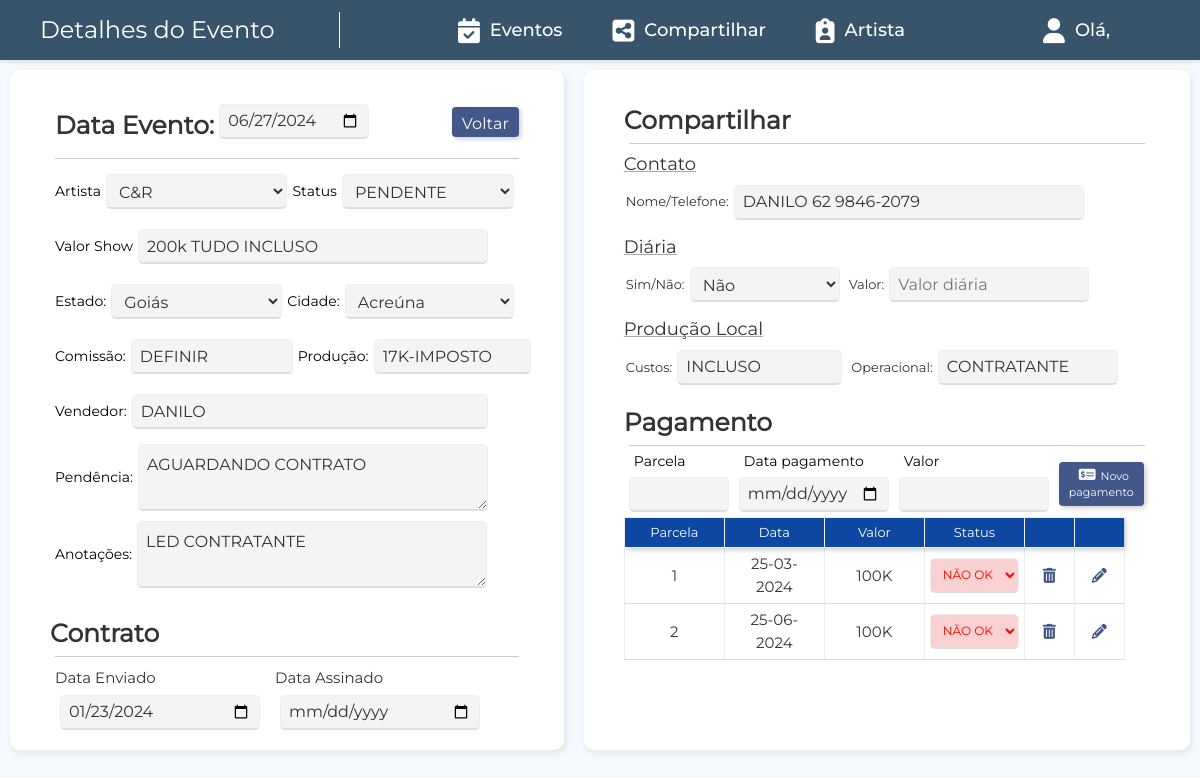
Screenshot of /eventos/evento_detalhe/32 with the database file from the repository.
### eventos/models.py (models this page shows, shortened)
class AgendarEvento(models.Model):
    TIPO_DIARIA = [('S', 'Sim'), ('N', 'Não')]
    data_evento = models.DateField(blank=False,null=False)
    artista = models.ForeignKey(Artista, on_delete= models.PROTECT)
    estado = models.ForeignKey(Estado, on_delete= models.PROTECT)
    uf = models.CharField(max_length=2, blank=True,null=True)
    cidade = models.CharField(max_length=100, blank=False,null=False)
    comissao = models.CharField(max_length=255, blank=True,null=True)
    producao = models.CharField(max_length=255, blank=True,null=True)
    valor_show = models.TextField()
    nome_vendedor =  models.CharField(max_length=100, blank=True,null=True)
    status = models.ForeignKey(DescricaoStatus, on_delete=models.PROTECT)
    data_enviado = models.DateField(blank=True,null=True)
    data_assinado = models.DateField(blank=True,null=True)
    diaria = models.CharField(max_length=1, choices=TIPO_DIARIA, blank=True, null=True)
    valor_diaria = models.CharField(max_length=255, blank=True,null=True)
    contato_nome_tel = models.CharField(max_length=255, blank=True,null=True)
    custos = models.CharField(max_length=255, blank=True,null=True)
    operacional = models.CharField(max_length=255, blank=True,null=True)
    obs = models.TextField(blank=True,null=True)
    anotacoes = models.TextField(blank=True,null=True)
    class Meta:
        verbose_name = 'Evento'
        verbose_name_plural = 'Eventos'

class Artista(models.Model):
    nome_artista = models.CharField(max_length=255, blank=False,null=False)
    nome_social = models.CharField(max_length=255, blank=True,null=True)
    telefone = models.CharField(max_length=17, blank=True)
    class Meta:
        verbose_name = 'Artista'
        verbose_name_plural = 'Artistas'

class DescricaoStatus(models.Model):
    descricao = models.CharField(max_length=255, blank=False,null=False)
    class Meta:
        verbose_name = 'Descrição de Status'
        verbose_name_plural = 'Descrição de Status'

class Estado(models.Model):
    estado = models.CharField(max_length=255)
    sigla = models.CharField(max_length=2)
    cidades = models.TextField()  # Campo para armazenar as cidades em formato de lista
    class Meta:
        verbose_name = 'Estado'
        verbose_name_plural = 'Estado'

class Pagamentos(models.Model):
    evento = models.ForeignKey(AgendarEvento, on_delete=models.CASCADE)
    semana = models.CharField(max_length=255, blank=False,null=False)
    data_pagamento = models.DateField(blank=True,null=False)
    valor = models.CharField(max_length=255, blank=False,null=False)
    pagamento_status = models.CharField(max_length=255, blank=False,null=False)
    class Meta:
        verbose_name = 'Pagamento'
        verbose_name_plural = 'Pagamentos'

### eventos/views.py (the view, shortened to what this page needs)
# urls.py: path('evento_detalhe/<int:pk>', views.AgendarEventosDetailView.as_view(), name ='evento_detalhe'),
class AgendarEventosDetailView(DetailView):
    model = AgendarEvento
    template_name = 'eventos_detalhe.html'
    success_url = '/eventos/evento_detalhe/'
    def get_context_data(self, **kwargs):
        context = super().get_context_data(**kwargs)
        context['form'] = AgendarEventoForms(instance =self.get_object())
        context['form1'] = PagamentosForms()
        context['pagamentos'] = Pagamentos.objects.filter(evento=self.get_object())
        context['status'] = DescricaoStatus.objects.filter()
        context['estados'] = Estado.objects.filter()
        context['status_diaria'] = AgendarEvento.TIPO_DIARIA
        context['artistas'] = Artista.objects.all()
        context['source_page'] = self.request.GET.get('source_page')
        return context

### eventos/templates/eventos_detalhe.html (shortened to what this page needs)
{% extends "base.html" %}
{% block content %}
{% load static %}
<head>
  <link href="{% static 'eventos/css/evento_detalhe.css' %}" rel="stylesheet" />
  <span style="display: none;">{% block page %}Detalhes do Evento{% endblock %}</span>
</head>
<body>
  <div class="tables">
    <div class="resultado-grid" id="evento_edit">
      <div class="resultado-card">
        <div style="display: flex; justify-content: space-between;">
          <div class="container-field">
            <h3>Data Evento:</h3>
            <input type="date" name="data_evento" placeholder="data_evento" title="data_evento" value="{{ object.data_evento|date:'Y-m-d'}}" style="width: 150px;">
          </div>
          <a href="{% if source_page %}{% url source_page %}{% else %}{% url 'listar_eventos' %}{% endif %}"
            class="btn">Voltar</a>
        </div>
        <hr class="custom-divider">
        <div class="container-field" >
            Artista
            <select name="artista" id="" style="width: 190px;">
              {% for artista in artistas %}
              <option value="{{artista.pk}}" {% if artista.pk == object.artista_id %}selected{% endif %}>{{artista.nome_social}}</option>
              {% endfor %}
            </select>
            Status
            <select name="status" style="width: 180px;">
              {% for tipo in status %}
              <option value="{{ tipo.pk }}" {% if tipo.pk == object.status_id %}selected{% endif %}>{{tipo.descricao}}</option>
              {% endfor %}
            </select>
        </div>
        <div class="container-field">
          Valor Show
          <input type="text" name="valor_show" placeholder="valor_show" title="valor_show" value="{{ object.valor_show}}" style="width: 350px;">
        </div>
        <div class="container-field">
          Estado:
          <select name="estado" id="id_estado" style="width: 180px;">
            {% for estado in estados %}
            <option value="{{estado.id}}" {% if estado.id == object.estado_id %}selected{% endif %}>{{estado.estado}}</option>
            {% endfor %}
          </select>
          Cidade:
          <select name="cidade" id="id_cidade" style="width: 178px;">
            <option value="{{object.cidade}}">{{object.cidade}}</option>
          </select>
        </div>
        <div class="container-field">
          Comissão:
          <input type="text" name="comissao" placeholder="Comissao" title="comissao" value="{{ object.comissao|default:'' }}" style="width: 162px;">
          Produção:
          <input type="text" name="producao" placeholder="Producao" title="producao" value="{{ object.producao|default:'' }}" style="width: 157px;">
        </div>
        <div class="container-field">
          Vendedor:
          <input type="text" name="nome_vendedor" placeholder="Vendedor" title="Vendedor"
            value="{{ object.nome_vendedor|default:"" }}" style="width: 356px">
        </div>
        <div class="container-field">
          Pendência:
          <textarea type="text" name="obs" placeholder="Pendência" title="Pendência"
            style="width: 350px">{{ object.obs }}</textarea>
        </div>
        <div class="container-field">
          Anotações:
          <textarea type="text" name="anotacoes" placeholder="Anotações" title="Anotações"
            style="width: 350px">{{ object.anotacoes }}</textarea>
        </div>
        <div class="container-field">
        </div>
        <div>
          <h3>Contrato</h3>
          <hr class="custom-divider">
          <div class="contato-container">
            <div class="card-header">
              Data Enviado
              <input type="date" name="data_enviado" placeholder="Data Enviado" title="Data"
                value="{{ object.data_enviado|date:'Y-m-d' }}" style="width: 200px;">
            </div>
            <div class="card-header">
              Data Assinado
              <input type="date" name="data_assinado" placeholder="Data Assinado" title="Data"
                value="{{ object.data_assinado|date:'Y-m-d' }}" style="width: 200px;">
            </div>
          </div>
        </div>
      </div>
    </div>
    <div class="resultado-grid" id="evento_edit">
      <div>
        <h3>Compartilhar</h3>
        <hr class="custom-divider">
        <h4>Contato</h4>
        <div class="contato-container">
          <div class="card-share">
            Nome/Telefone:
            <input type="text" name="contato_nome_tel" placeholder="Nome/telefone" title="nome_telefone"
              value="{{object.contato_nome_tel|default:""}}" style="width: 350px;">
          </div>
        </div>
        <h4>Diária</h4>
        <div class="contato-container">
          <div class="card-share">
            Sim/Não:
            <select name="diaria" style="width: auto;">
              {% for tipo, descricao in status_diaria %}
              <option value="{{tipo}}" {% if tipo == object.diaria %}selected{% endif %}>{{descricao}}</option>
              {% endfor %}
            </select>
          </div>
          <div class="card-share">
            Valor:
            <input type="text" name="valor_diaria" placeholder="Valor diária" title="valor"
              value="{{object.valor_diaria|default:''}}" style="width: 200px;">
          </div>
        </div>
        <h4>Produção Local</h4>
        <div class="contato-container">
          <div class="card-share">
            Custos:
            <input type="text" name="custos" placeholder="Custos" title="custos" value="{{object.custos|default:''}}"
              style="width: 165px;">
          </div>
          <div class="card-share">
            Operacional:
            <input type="text" name="operacional" placeholder="Operacional" title="operacional"
              value="{{object.operacional|default:''}}" style="width: 180px;">
          </div>
        </div>
      </div>
      <h3>Pagamento</h3>
      <hr class="custom-divider">
      <div class="container-field" style="padding: 0; margin: 0 auto;">
        <form action="{% url 'evento_detalhe' pk=object.pk %}" method="POST" onsubmit="return validarForm()"
          style="display: flex;">
          <div style="display: flex; flex-direction: column;">
            <label for="{{ form1.semana.id_for_label }}" style="margin-left: 10px;">Parcela</label>
            <input type="text" id="form1.semana" name="semana" style="width: 100px;" class="obrigatorio">
          </div>
          <div style="display: flex; flex-direction: column;">
            <label for="{{ form1.data_pagamento.id_for_label }}" style="margin-left: 10px;">{{ form1.data_pagamento.label }}</label>
            <input type="date" id="form1.data_pagamento" name="data_pagamento" class="obrigatorio">
          </div>
          <div style="display: flex; flex-direction: column;">
            <label for="{{ form1.valor.id_for_label }}" style="margin-left: 10px;">{{ form1.valor.label }}</label>
            <input type="text" id="form1.valor" name="valor" class="obrigatorio">
          </div>
          <button class="btn" type="submit" style="height: auto; font-size: 11px;">
            <i class="fa-solid fa-money-check-dollar"></i>Novo<br> pagamento
          </button>
        </form>
      </div>
      <div class="table-container">
        <table class="table-pagamentos" id="table-distance">
          <thead>
            <tr class="title">
              <th>Parcela</th>
              <th>Data</th>
              <th>Valor</th>
              <th style="min-width: 50px;">Status</th>
              <th style="min-width: 50px;"></th>
              <th style="min-width: 50px;"></th>
            </tr>
          </thead>
          <tbody>
            {% if pagamentos %}
            {% for pagamento in pagamentos %}
            <tr>
              <td style="text-align: center;">{{pagamento.semana}}</td>
              <td style="text-align: center;">{{pagamento.data_pagamento|date:'d-m-Y'}}</td>
              <td style="text-align: center;">{{pagamento.valor}}</td>
              <td style="text-align: center; padding: 0">
                <select name="pagamento_status" id="pagamento_status_{{pagamento.id}}"
                        data-pagamento-id="{{pagamento.id}}"
                        class="{% if pagamento.pagamento_status == '1' %}ok{% elif pagamento.pagamento_status == '2' %}notok{% endif %}"
                        style="min-width: 30px; font-size: 12px;">
                  <option value="2" {% if pagamento.pagamento_status == "2"%}selected{% endif %}>NÃO OK</option>
                </select>
              </td>
              <td style="padding: 2px 0; text-align: center;">
                <button class="btn-icone excluir" data-pagamento-id="{{ pagamento.pk }}" style="padding: 5px;">
                  <i class="fa-solid fa-trash-can"></i>
                </button>
              </td>
              <td style="padding: 2px 0; text-align: center;">
                <button class="btn-icone editar" data-pagamento-id="{{ pagamento.pk }}" style="padding: 5px;">
                  <i class="fa-solid fa-pencil"></i>
                </button>
              </td>
            </tr>
            {% endfor %}
            {% else %}
            <tr>
              <td colspan="6">Sem pagamentos</td>
            </tr>
            {% endif %}
          </tbody>
        </table>
      </div>
    </div>
  </div>
</body>
{% endblock content %}

### templates/base.html (shortened to what this page needs)
<!DOCTYPE html>
<html>
<head>
    <link rel="stylesheet" href="https://cdnjs.cloudflare.com/ajax/libs/font-awesome/6.2.0/css/all.min.css">
    <link href="https://cdn.jsdelivr.net/npm/bootstrap@5.3.0/dist/css/bootstrap.min.css" rel="stylesheet">
    {% load static %}
    <link href="{% static '/geral/css/custom-fonts.css' %}" rel="stylesheet">
    <link href="{% static '/geral/css/base.css' %}" rel="stylesheet" />
</head>
<body>
    <div class="page">
        <div class="description-container">
            <span class="page-description">{% block page %}Eventos{% endblock %}</span>
        </div>
        <div class="page-menu">
              <a href="/eventos/listar_eventos/" class="menu__link">
                <i class="fa-solid fa-calendar-check"></i>
                Eventos
              </a>
              <a href="/eventos/compartilhar/" class="menu__link">
                <i class="fa-solid fa-square-share-nodes"></i>
                Compartilhar
              </a>
              <a href="/eventos/artistas_list/" class="menu__link">
                <i class="fa-solid fa-clipboard-user"></i>
                Artista
              </a>
        </div>
        <div class="dropdown">
            <a class="menu__link" id="userMenu">
                <i class="fa fa-user" style="padding: 4px 10px;"></i>
                Olá, {{ user.first_name }}
            </a>
        </div>
    </div>
    <div class="content" >
        {% block content %}
        {% endblock %}
    </div>
</body>
</html>

### rows the page displays
AgendarEvento: data_evento "06/27/2024", artista "C&R", status "PENDENTE", valor_show "200k TUDO INCLUSO", estado "Goiás", cidade "Acreúna", comissao "DEFINIR", producao "17K-IMPOSTO", nome_vendedor "DANILO", obs "AGUARDANDO CONTRATO", anotacoes "LED CONTRATANTE", data_enviado "01/23/2024", contato_nome_tel "DANILO 62 9846-2079", diaria "Não", custos "INCLUSO", operacional "CONTRATANTE"
Pagamentos: semana "1", data_pagamento "25-03-2024", valor "100K", pagamento_status "NÃO OK"
Pagamentos: semana "2", data_pagamento "25-06-2024", valor "100K", pagamento_status "NÃO OK"
